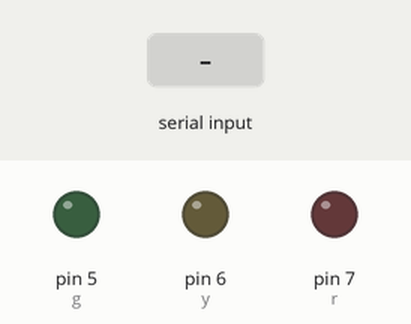
Simulated run of this sketch. Board: Arduino Uno, built with avr-gcc and run on an emulated ATmega328P. Shown: output pins drawn as LEDs (lit = HIGH). Inputs (shaded band) come from the test bench. What the sketch prints to the serial monitor is not drawn.

Above: at 1.2 s.
1.3 s: "7" received over Serial
At 2.5 s:
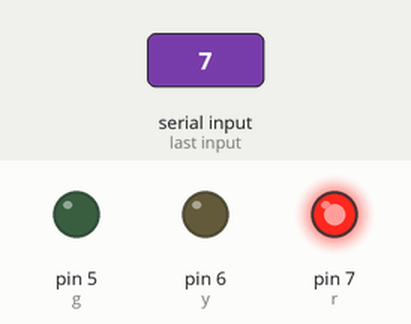
2.8 s: "6" received over Serial
At 3.9 s:
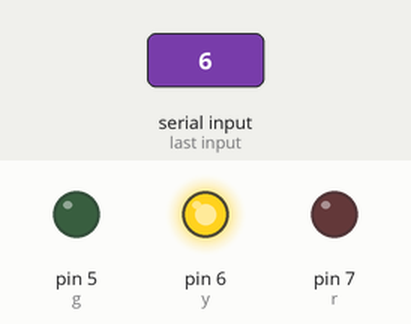
4.3 s: "5" received over Serial
At 5.0 s:
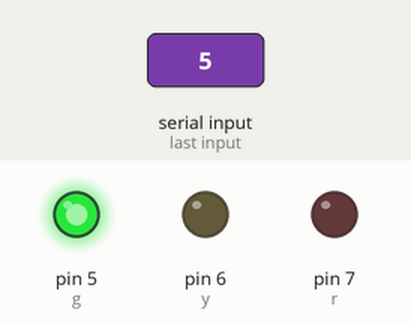
5.8 s: "2" received over Serial
At 6.1 s:
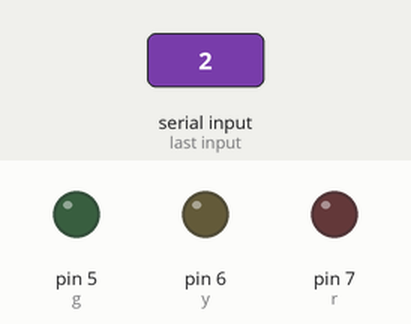
Timing chart, 0 to 8.3 s (numbered marks = the images above; inputs shaded):
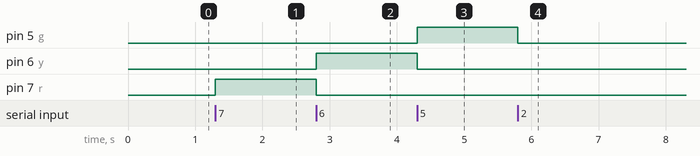

The sketch:

ArduinoPython.ino
```cpp
//DECLARANDO VARIÁVEIS
int g = 5; //LED VERDE - PORTA 5
int y = 6; //LED AMARELO - PORTA 6
int r = 7; //LED VERMELHO - PORTA 7

char op;

void setup() {
  //DEFININDO PORTAS 5,6,7 COMO SAÍDA.
  pinMode(r,OUTPUT);
  pinMode(g,OUTPUT);
  pinMode(y,OUTPUT);
  //INICIALIZANDO PORTA SERIAL
  Serial.begin(9600);
}

void loop() {
  //LENDO INFORMAÇÕES DO SERIAL
  digitalWrite(r,LOW);
  digitalWrite(g,LOW);
  digitalWrite(y,LOW);
  Serial.print('0');

  while(1) {
    op = Serial.read();
  //INICIANDO A COMPARAÇÃO DOS DADOS RECEBIDOS
    if (op == '7') {
    //ENVIANDO RETORNO
     Serial.print('7');
    //MUDANDO ESTADO DOS LEDS
      digitalWrite(r,HIGH);
      digitalWrite(y,LOW);
      digitalWrite(g,LOW);
    }
    else if (op == '4') {
      Serial.print('4');
      digitalWrite(r,LOW);
    }
    if (op == '6') {
    //ENVIANDO RETORNO
      Serial.print('6');
    //MUDANDO ESTADO DOS LEDS
      digitalWrite(r,LOW);
      digitalWrite(g,LOW);
      digitalWrite(y,HIGH);
    }
    else if (op == '3') {
      Serial.print('3');
      digitalWrite(y,LOW);
    }
    if (op == '5') {
      Serial.print('5');
    //MUDANDO ESTADO DOS LEDS
      digitalWrite(r,LOW);
      digitalWrite(y,LOW);
      digitalWrite(g,HIGH);
    }
    else if (op == '2') {
      Serial.print('2');
      digitalWrite(g,LOW);
    }
     if (op == '0') {
  //MUDANDO ESTADO DOS LEDS
      digitalWrite(r,LOW);
      digitalWrite(g,LOW);
      digitalWrite(y,LOW);
    //ENVIANDO RETORNO
      Serial.write('0');
    }
  }
}
```

Measured:
- after the input at 1.3 s, pin 7 (r): LOW → HIGH at once
- after the input at 2.8 s, pin 6 (y): LOW → HIGH at once; pin 7 (r): HIGH → LOW at once
- after the input at 4.3 s, pin 5 (g): LOW → HIGH at once; pin 6 (y): HIGH → LOW at once
- after the input at 5.8 s, pin 5 (g): HIGH → LOW at once
